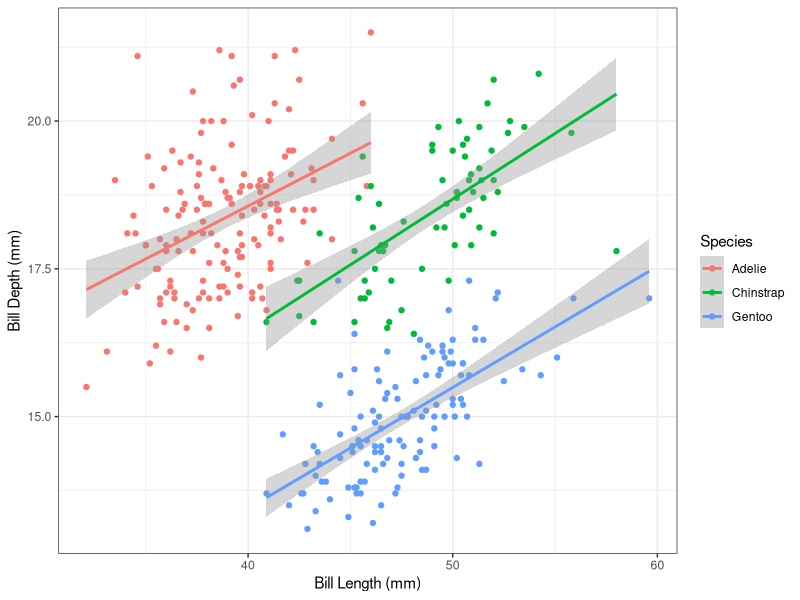

R code for this plot:
## ---- chunk 1
knitr::opts_chunk$set(echo = TRUE)
## ---- chunk 2
library(tidyverse)
library(palmerpenguins)
library(here)
## ---- chunk 3
penguins %>% ##using the penguin dataset
  ggplot(aes(x=bill_length_mm, 
             y=bill_depth_mm, 
             color=species)) + 
  geom_point() + 
  geom_smooth(method = "lm") + #add a linear regression 
  labs(x="Bill Length (mm)", 
       y="Bill Depth (mm)", 
       color = "Species") + 
  theme_bw()
